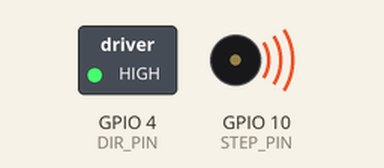
Recording of a program running on a simulated ESP32-C3. Parts: switched loads named in the program (green lamp = pin HIGH), buzzer (waves = sounding).

Above: at 1.0 s.
At 3.5 s:
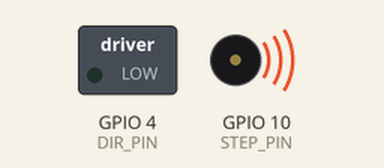
Timing chart, 0 to 6.5 s (numbered marks = the images above):
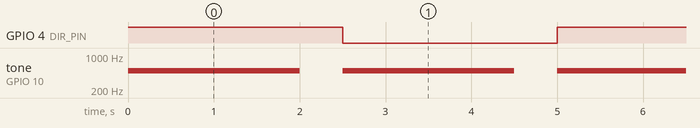

The program:

main.cpp
```cpp
#include <Arduino.h>

constexpr uint8_t DIR_PIN = 4;
constexpr uint8_t STEP_PIN = 10;


// LEDC PWM configurations (ESP32 specific)
const int pwmChannel = 0;
const int pwmResolution = 8; // 8-bit resolution

void setup() {
  // Set pins as outputs
  pinMode(STEP_PIN, OUTPUT);
  pinMode(DIR_PIN, OUTPUT);

  // Set motor direction (HIGH = Clockwise, LOW = Counterclockwise)
  digitalWrite(DIR_PIN, HIGH);

  // Configure LEDC PWM channel: channel, frequency, resolution
  ledcSetup(pwmChannel, 500, pwmResolution); // Start at 500 Hz

  // Attach the PWM channel to the STEP pin
  ledcAttachPin(STEP_PIN, pwmChannel);
}

void loop() {
  digitalWrite(DIR_PIN, HIGH);
  ledcWriteTone(pwmChannel, 500);
  delay(2000); // Pause
  ledcWriteTone(pwmChannel, 0); // Stop the motor
  delay(500); // Pause

  digitalWrite(DIR_PIN, LOW);
  ledcWriteTone(pwmChannel, 500);
  delay(2000); // Pause
  ledcWriteTone(pwmChannel, 0); // Stop the motor
  delay(500); // Pause
}
```

Measured:
- by itself, GPIO 4 (DIR_PIN): alternates HIGH for 2.5 s and LOW for 2.5 s
- by itself, tone on GPIO 10 (STEP_PIN): alternates 500 Hz for 2.0 s and silent for 0.50 s
